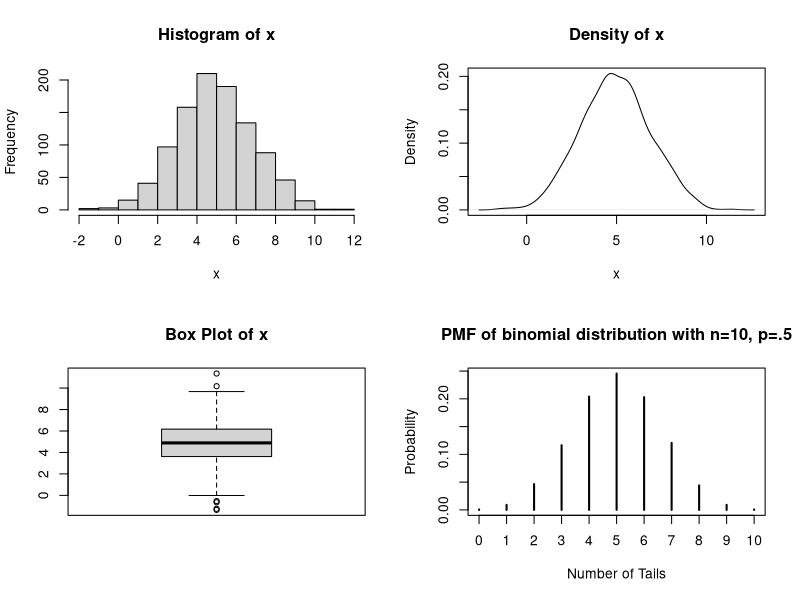
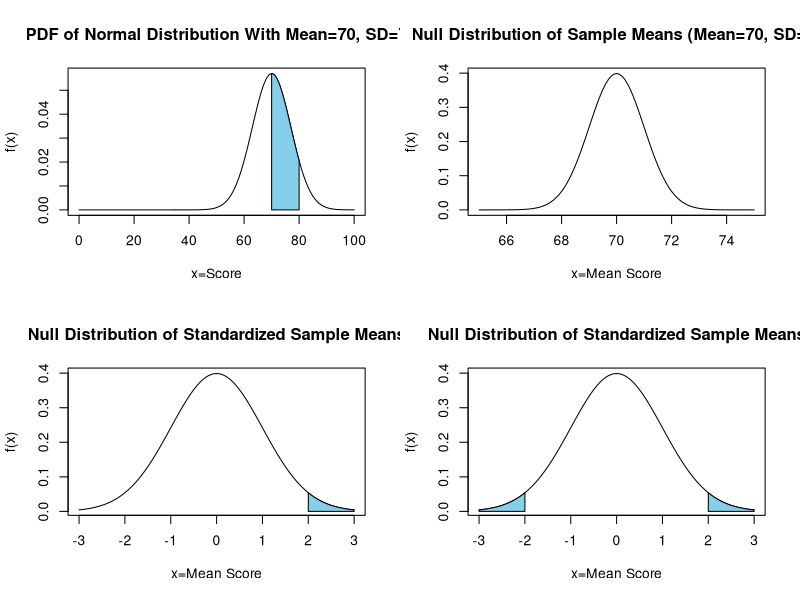
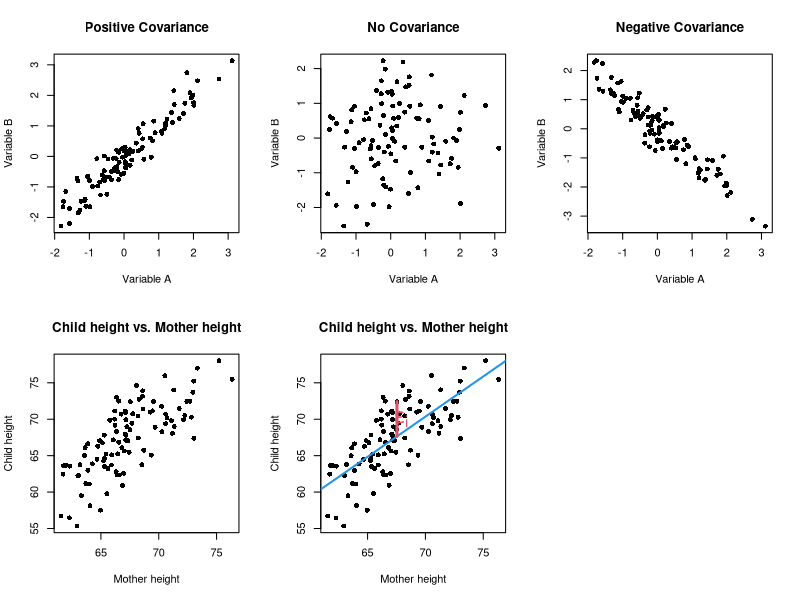

The R script that drew these images, in order:
## ---- chunk 1
knitr::opts_chunk$set(echo = TRUE)
## ---- chunk 2
set.seed(101)
x <- rnorm(1000,5,2)
par(mfrow=c(2,2))
hist(x, main="Histogram of x", xlab="x")
plot(density(x),main="Density of x", xlab="x")
boxplot(x, main="Box Plot of x")
## ---- chunk 3
binom <- rbinom(10000,10,.5)
plot(table(binom)/length(binom), ylab="Probability", xlab="Number of Tails", 
       main="PMF of binomial distribution with n=10, p=.5")
## ---- chunk 4
coord.x <- c(70,seq(70,80,0.01),80)
coord.y <- c(0,dnorm(seq(70,80,0.01),70,7),0)
curve(dnorm(x,70,7), xlim=c(0,100), main='PDF of Normal Distribution With Mean=70, SD=7',
      ylab="f(x)", xlab="x=Score")
polygon(coord.x,coord.y,col='skyblue')
## ---- chunk 5
curve(dnorm(x,70,1), xlim=c(65,75), main='Null Distribution of Sample Means (Mean=70, SD=1)',
      ylab="f(x)", xlab="x=Mean Score")
## ---- chunk 6
coord.x <- c(2,seq(2,3,0.01),3)
coord.y <- c(0,dnorm(seq(2,3,0.01),0,1),0)
curve(dnorm(x,0,1), xlim=c(-3,3), main='Null Distribution of Standardized Sample Means',
      ylab="f(x)", xlab="x=Mean Score")
polygon(coord.x,coord.y,col='skyblue')
## ---- chunk 7
coord.x <- c(2,seq(2,3,0.01),3)
coord.y <- c(0,dnorm(seq(2,3,0.01),0,1),0)
coord.x2 <- c(-3,seq(-3,-2,0.01),-2)
coord.y2 <- c(0,dnorm(seq(-3,-2,0.01),0,1),0)
curve(dnorm(x,0,1), xlim=c(-3,3), main='Null Distribution of Standardized Sample Means',
      ylab="f(x)", xlab="x=Mean Score")
polygon(coord.x,coord.y,col='skyblue')
polygon(coord.x2,coord.y2,col='skyblue')
## ---- chunk 8
1-pt(1.67,df=31, lower.tail = TRUE) #t-test 
1-pnorm(1.67, lower.tail = TRUE) #z-test
## ---- chunk 9
dat <- data.frame(Starbucks=c(2.75,2.85,3.10,2.90,3.15,3.50),
                  DunkinDonuts=c(2.40,2.80,3.25,2.60,2.90,3.75))
rownames(dat) <- c("Small Hot Coffee", "Medium Hot Coffee", "Large Hot Coffee",
                   "Small Cold Coffee", "Medium Cold Coffee", "Large Cold Coffee")
colnames(dat) <- c("Starbucks Price", "DD Price")
knitr::kable(dat)
## ---- chunk 10
dat$PriceDiff <- dat$`Starbucks Price`-dat$`DD Price`
colnames(dat) <- c("Starbucks Price", "DD Price", "Price Difference")
knitr::kable(dat)
## ---- chunk 11
set.seed(102)
x<- rnorm(100)
y<- rnorm(100)
z <- x+rnorm(100,0,.4)
w <- -x+rnorm(100,0,.4)
par(mfrow=c(2,3))
plot(x,z, pch=16, main="Positive Covariance", xlab="Variable A", ylab="Variable B")
plot(x,y, pch=16, main="No Covariance", xlab="Variable A", ylab="Variable B")
plot(x,w, pch=16, main="Negative Covariance", xlab="Variable A", ylab="Variable B")
## ---- chunk 12
set.seed(102)
x <- rnorm(100, 67,3)
z <- x+rnorm(100,0,3)
plot(x,z, pch=16, main="Child height vs. Mother height", xlab="Mother height", ylab="Child height")

## ---- chunk 13
plot(x,z, pch=16, main="Child height vs. Mother height", xlab="Mother height", ylab="Child height")
data <- data.frame("MotherHeight"=x,"ChildHeight"=z)
lm1 <- lm(ChildHeight~MotherHeight, data=data)
abline(summary(lm1)$coef[1,1],summary(lm1)$coef[2,1],col=4,lwd=2)
segments(x[1], z[1], x[1], predict(lm1)[1], col = 2, lwd=3)
text(67.9,70,expression(epsilon[i]),cex=2,col=2)
## ---- chunk 14
summary(lm1)
